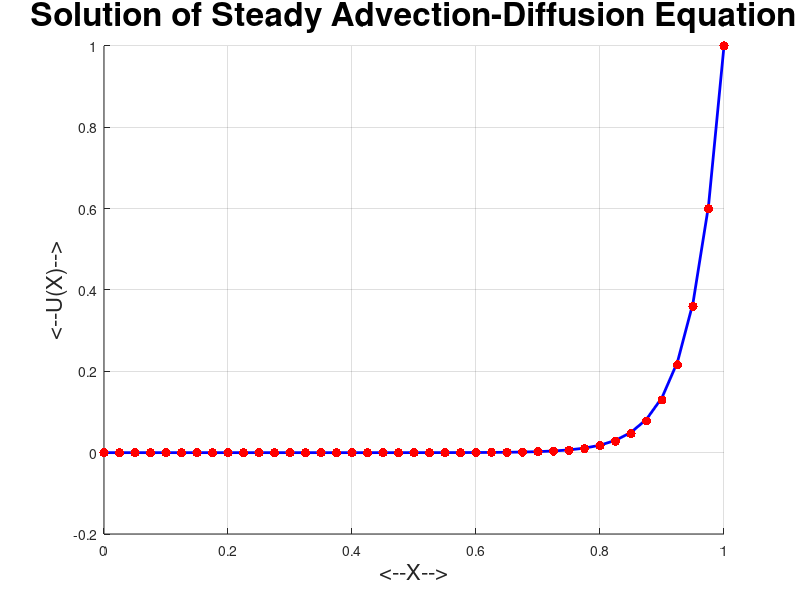

Write MATLAB code to recreate this figure.
function fd1d_advection_diffusion_steady ( )

%*****************************************************************************80
%
%% FD1D_ADVECTION_DIFFUSION_STEADY solves steady advection diffusion equation.
%
%  Discussion:
%
%    The steady advection diffusion equation has the form:
%
%      v ux - k * uxx = 0
%
%    where V (the advection velocity) and K (the diffusivity) are positive 
%    constants, posed in the region
%
%      a = 0 < x < 1 = b
%
%    with boundary conditions
%
%      u(0) = 0, u(1) = 1.
%
%    The discrete solution is unreliable when dx > 2 * k / v / ( b - a ).
%
%  Licensing:
%
%    This code is distributed under the GNU LGPL license.
%
%  Modified:
%
%    02 May 2014
%
%  Author:
%
%    John Burkardt
%
%  Reference:
%
%    Charles Hall, Thomas Porsching,
%    Numerical Analysis of Partial Differential Equations,
%    Prentice-Hall, 1990,
%    ISBN: 013626557X,
%    LC: QA374.H29.
%
  timestamp ( );
  fprintf ( 1, '\n' );
  fprintf ( 1, 'FD1D_ADVECTION_DIFFUSION_STEADY:\n' );
  fprintf ( 1, '  MATLAB version\n' );
  fprintf ( 1, '\n' );
  fprintf ( 1, '  Solve the 1D steady advection diffusion equation:\n' );
  fprintf ( 1, '    v du/dx - k d2u/dx2 = 0\n' );
  fprintf ( 1, '  with constant, positive velocity V and diffusivity K,\n' );
  fprintf ( 1, '  over the interval:\n' );
  fprintf ( 1, '    0.0 <= x <= 1.0\n' );
  fprintf ( 1, '  with boundary conditions:\n' );
  fprintf ( 1, '    u(0) = 0, u(1) = 1.\n' );
  fprintf ( 1, '\n' );
  fprintf ( 1, '  Use finite differences:\n' );
  fprintf ( 1, '    d u/dx  = (u(x+dx)-u(x-dx))/2/dx\n' );
  fprintf ( 1, '    d2u/dx2 = (u(x+dx)-2u(x)+u(x-dx))/dx^2\n' );
%
%  Physical constants.
%
  v = 1.0;
  k = 0.05;
  fprintf ( 1, '\n' );
  fprintf ( 1, '  Diffusivity K = %g\n', k );
  fprintf ( 1, '  Constant velocity V = %g\n', v );
%
%  Spatial discretization.
%
  nx = 41;
  a = 0.0;
  b = 1.0;
  dx = ( b - a ) / ( nx - 1 );
  x = ( linspace ( a, b, nx ) )';

  fprintf ( 1, '  Number of nodes NX = %d\n', nx );
  fprintf ( 1, '  DX = %g\n', dx );
  fprintf ( 1, '  Maximum safe DX is %g\n', 2 * k / v / ( b - a ) );
%
%  Set up linear system corresponding to boundary conditions and
%  advection-diffusion equation.
%
  A = sparse ( nx, nx );
  f = zeros ( nx, 1 );

  A(1,1) = 1.0;
  f(1) = 0.0;

  for i = 2 : nx - 1
    A(i,i-1) = - v / dx / 2.0 -       k / dx / dx;
    A(i,i)   =                + 2.0 * k / dx / dx;
    A(i,i+1) = + v / dx / 2.0 -       k / dx / dx;
    f(i) = 0.0;
  end

  A(nx,nx) = 1.0;
  f(nx) = 1.0;
%
%  Solve linear system for U.
%
  u = A \ f;
%
%  The exact solution to the differential equation is known.
%
  r = v * ( b - a ) / k;
  w = ( 1.0 - exp ( r * x ) ) / ( 1.0 - exp ( r ) );
%
%  Plot discrete solution U (dots) and exact solution W (line).
%
  hold on
  plot ( x, w, 'b-', 'LineWidth', 2 );
  plot ( x, u, 'r.', 'LineWidth', 2, 'Markersize', 20 );

  grid on
  xlabel ( '<--X-->', 'Fontsize', 16 );
  ylabel ( '<--U(X)-->', 'Fontsize', 16 );
  title ( 'Solution of Steady Advection-Diffusion Equation', 'Fontsize', 24);
  hold off

  filename = 'fd1d_advection_diffusion_steady.png';
  print ( '-dpng', filename );
  fprintf ( 1, '\n' );
  fprintf ( 1, '  Saving plot as "%s".\n', filename );
%
%  Terminate.
%
  fprintf ( 1, '\n' );
  fprintf ( 1, 'FD1D_ADVECTION_DIFFUSION_STEADY\n' );
  fprintf ( 1, '  Normal end of execution.\n' );
  fprintf ( 1, '\n' );
  timestamp ( );

  return
end
function timestamp ( )

%*****************************************************************************80
%
%% TIMESTAMP prints the current YMDHMS date as a timestamp.
%
%  Licensing:
%
%    This code is distributed under the GNU LGPL license.
%
%  Modified:
%
%    14 February 2003
%
%  Author:
%
%    John Burkardt
%
  t = now;
  c = datevec ( t );
  s = datestr ( c, 0 );
  fprintf ( 1, '%s\n', s );

  return
end
